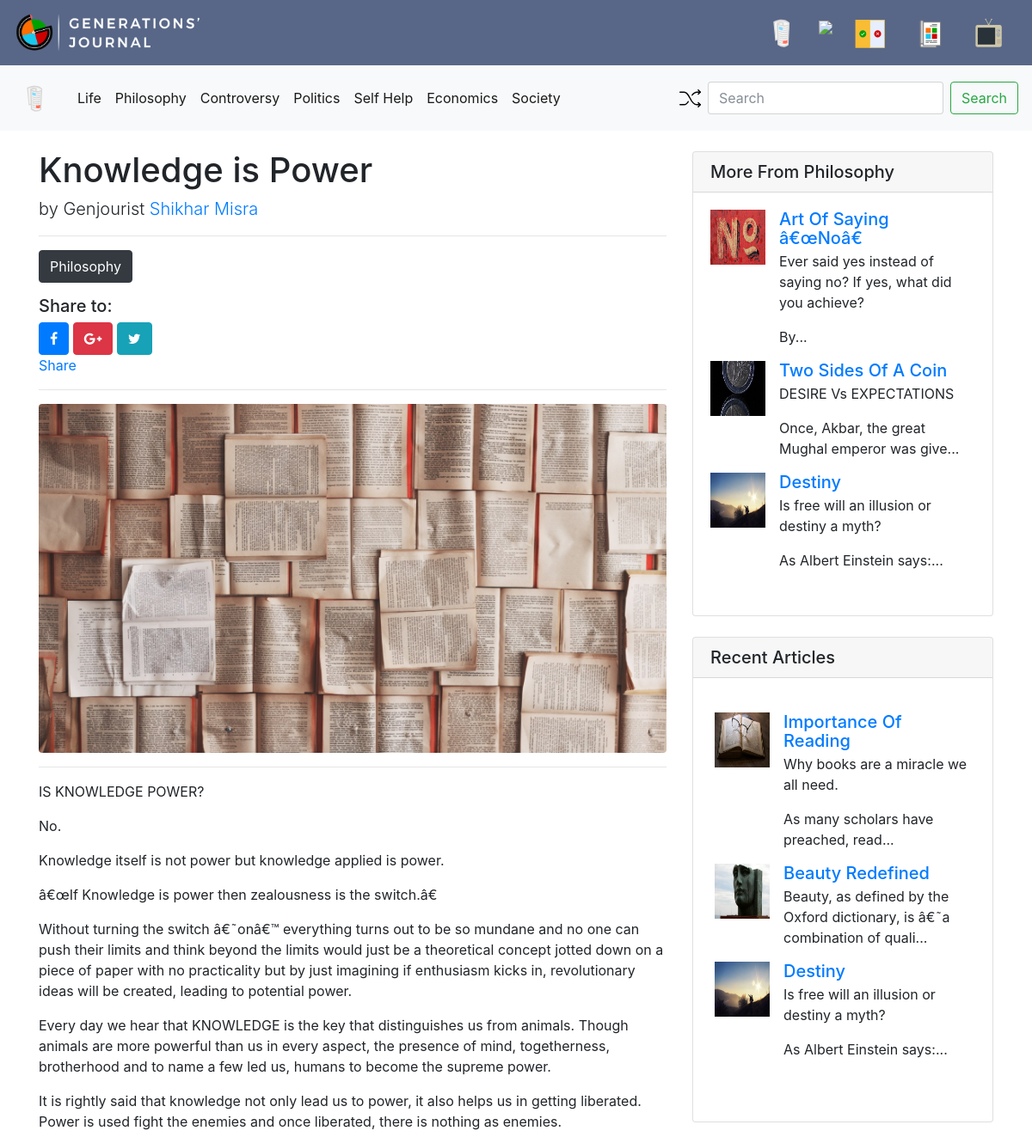
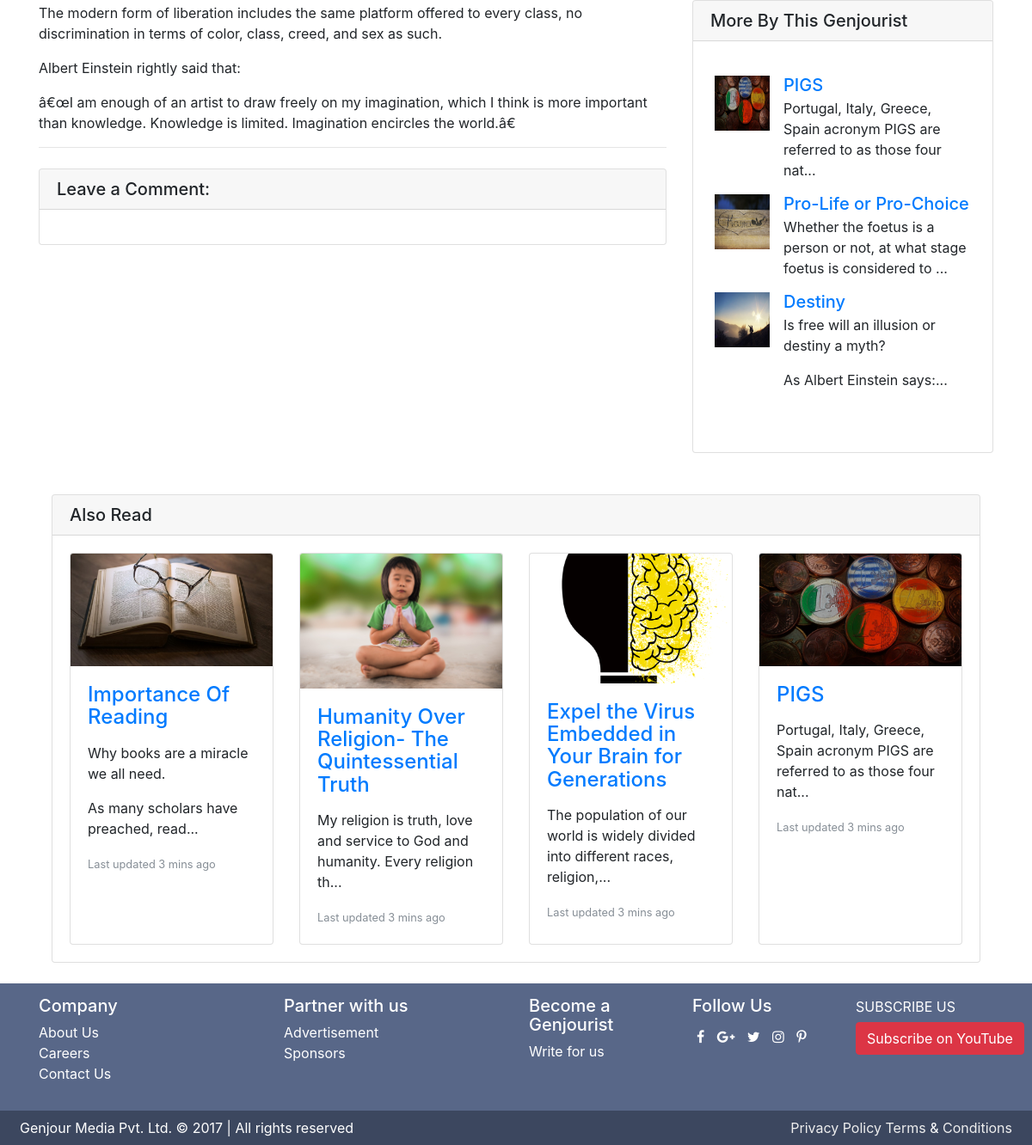
Page /post.php?post_id=24 on the committed database (2 pictures, top to bottom).
### tables this page shows
CREATE TABLE `categories` (
  `id` int(11) NOT NULL,
  `category_name` varchar(100) NOT NULL
);

CREATE TABLE `journals` (
  `post_id` bigint(20) UNSIGNED NOT NULL,
  `post_title` text NOT NULL,
  `post_category` text NOT NULL,
  `genjourist_name` text NOT NULL,
  `post_content` longtext NOT NULL,
  `post_tags` text NOT NULL,
  `post_counter` bigint(20) DEFAULT NULL,
  `post_date` datetime NOT NULL DEFAULT '0000-00-00 00:00:00',
  `post_url` mediumtext NOT NULL,
  `img_url` text NOT NULL
);

### post.php (the view, shortened to what this page needs)
<?php
  include('config/connect.php');
	include('includes/routes.php');
  include('includes/header.php');
  include('includes/category-header.php');
  $post_id = $_GET['post_id'];
  $counter = "UPDATE journals SET post_counter=post_counter+1 WHERE post_id=$post_id";
  $conn->query($counter);
  $query = "SELECT * from journals where post_id = $post_id";
  $journals =$conn->query($query);
  while($row = $journals->fetch_assoc()){
?>
<div class="container">
      <div class="row">
        <div class="col-lg-8">
          <h1 class="mt-4">
          <?php
            echo $row['post_title'];
          ?>
          </h1>
          <p class="lead">
            by Genjourist
            <a href="#"><?php echo $row['genjourist_name']; ?></a>
          </p>
          <hr>
          <p>
          	<button type="button" class="btn btn-dark"><?php echo $row['post_category']?></button>
          	<br> <h5>Share to:</h5>
          	<?php
          		include('functions/sharing.php');
          	?>
          </p>
          <hr>
          <img class="img-fluid rounded" src="<?php echo $row['img_url'];?>" alt="">
          <hr>
          <?php echo $row['post_content']; ?>
          <hr>
          <div class="card my-4">
            <h5 class="card-header">Leave a Comment:</h5>
            <div class="card-body">
            </div>
          </div>
        </div>
<?php
  }
?>
        <div class="col-lg-4">
		<?php
		include('functions/same-category.php');
		?>
		<?php
		include('functions/recent-articles.php');
		?>
		<?php
		include('functions/same-genjourists.php');
		?>
        </div>
      </div>
		<?php
		include('functions/recommended.php');
		?>
    </div>
<?php
	include('includes/footer.php');
?>

### includes/category-header.php (shortened to what this page needs)
<?php
  include('config/connect.php');
  $query = "SELECT * FROM categories";
  $categories =  $conn->query($query);
  $shuffle = "SELECT post_id from journals ORDER BY RAND() LIMIT 1";
  $shuffle_sql = $conn->query($shuffle);
  while ($row = $shuffle_sql->fetch_assoc()) {
    $post_id = $row['post_id'];
  }
?>
<nav class="navbar navbar-expand-lg navbar-light bg-light">
            <a class="navbar-brand" href="journal.php">
                <img src="img/icon/header-icons/journal-hover.svg" width="50" height="50" alt="">
            </a>
  <div class="collapse navbar-collapse" id="navbarTogglerDemo03">
    <ul class="navbar-nav mr-auto mt-2 mt-lg-0">
            <?php
              while($row = $categories ->fetch_assoc()){
            ?>
              <li class="nav-item active">
                <a class="nav-link" href="category.php?category=<?php echo $row["category_name"]; ?>"><?php echo $row["category_name"]; ?></a>
              </li>
              <?php }
              ?>
    </ul>
            <ul class="navbar-nav flex-row ml-md-auto d-none d-md-flex">
          <li class="nav-item">
              <a class="nav-link p-2" href="post.php?post_id=<?php echo $post_id; ?>">
              <img src="img/svg/nav-icons/shuffle-arrows.svg " width="25" height="25" alt="">
              </a>
            </li>
          </ul>
    <form class="form-inline my-2 my-lg-0" method="post">
      <input class="form-control mr-sm-2" type="text" placeholder="Search" aria-label="Search">
      <button class="btn btn-outline-success my-2 my-sm-0" type="submit">Search</button>
    </form>
  </div>
</nav>

### functions/sharing.php (shortened to what this page needs)
<a href="#"><button type="button" class="btn btn-primary"><i class="fa fa-facebook " aria-hidden="true"></i></button></a>
<a href=""><button type="button" class="btn btn-danger"><i class="fa fa-google-plus  " aria-hidden="true"></i></button></a>
<a href=""><button type="button" class="btn btn-info"><i class="fa fa-twitter" aria-hidden="true"></i></button></a>
<div class="fb-share-button" data-href="http://genjour.com/post.php?post_id=18" data-layout="button" data-size="large" data-mobile-iframe="true"><a class="fb-xfbml-parse-ignore" target="_blank" href="https://www.facebook.com/sharer/sharer.php?u=http%3A%2F%2Fgenjour.com%2Fpost.php%3Fpost_id%3D18&amp;src=sdkpreparse">Share</a></div>

### functions/same-category.php
<?php
	include('config/connect.php');
	$post_id = $_GET['post_id'];
	$current_category = "SELECT post_category from journals where post_id = $post_id;";
	$current_category_sql = $conn->query($current_category);
		while($row = $current_category_sql->fetch_assoc())
		{
			$store_category = $row['post_category'];
		}
		$random = "SELECT * FROM journals WHERE post_category='$store_category' AND NOT post_id = $post_id ORDER BY RAND() LIMIT 0,3;";
		$random_sql = $conn->query($random);
?>
          <div class="card my-4">
            <h5 class="card-header">More From <?php echo $store_category; ?></h5>
            <div class="card-body">
            	<ul class="list-unstyled">
            	<?php
            		while ($rows = $random_sql->fetch_assoc()) {
            	?>
				  <li class="media">
				    <img class="d-flex mr-3" src="<?php echo $rows['img_url']; ?>" style="height: 64px; width: 64px" alt="Generic placeholder image">
				    <div class="media-body">
				      <h5 class="mt-0 mb-1"><a href="post.php?post_id=<?php echo $rows['post_id']; ?>"><?php echo $rows['post_title']; ?></a></h5>
				      	<?php
				      		$body = $rows['post_content'];
				      		echo substr($body, 0,80)."...";
				      	?>
				    </div>
				  </li>
				  <?php
				  	}
				  ?>
				</ul>
            </div>
          </div>

### functions/recent-articles.php
<?php
	include('config/connect.php');
	$post_id = $_GET['post_id'];
	$recent = "SELECT * FROM journals WHERE NOT post_id = $post_id ORDER BY post_id DESC LIMIT 0,3;";
	$recent_sql = $conn->query($recent);
?>
          <div class="card my-4">
            <h5 class="card-header">Recent Articles</h5>
            <div class="card-body">
              <div class="row">
            <div class="card-body">
            	<ul class="list-unstyled">
            	<?php
            		while($row = $recent_sql->fetch_assoc())
            		{
            	?>
				  <li class="media">
				    <img class="d-flex mr-3" src="<?php echo $row['img_url']?>" alt="Generic placeholder image" style="height: 64px;width: 64px">
				    <div class="media-body">
				      <h5 class="mt-0 mb-1"><a href="post.php?post_id=<?php echo $row['post_id']; ?>"> <?php echo $row['post_title']; ?></a></h5>
				      <?php
		      		$body = $row['post_content'];
		      		echo substr($body, 0,80)."...";
		      			?>
				    </div>
				  </li>
				  <?php
					}
				  ?>
				</ul>
            </div>
              </div>
            </div>
          </div>

### functions/same-genjourists.php
<?php
	include('config/connect.php');
	$post_id = $_GET['post_id'];
	$genjourist = "SELECT genjourist_name FROM journals WHERE post_id = $post_id ;";
	$genjourist_sql= $conn->query($genjourist);
	while ($row = $genjourist_sql->fetch_assoc()) {
		$current_genjourist =  $row['genjourist_name'];
	}
	$genjourist_article = "SELECT * FROM journals WHERE genjourist_name = '$current_genjourist' AND NOT post_id = $post_id ORDER BY RAND() LIMIT 0,3 ";
	$genjourist_article_sql = $conn->query($genjourist_article);
	$count = "SELECT COUNT(genjourist_name) FROM journals WHERE genjourist_name='$current_genjourist'";
	$count_sql = $conn->query($count);
	$row = mysqli_fetch_row($count_sql);
	$genjourist_count=$row[0];
?>
<?php
	if($genjourist_count<2)
            		{
?>
 <?php
            		}else{
?>
		<div class="card my-4">
            <h5 class="card-header">More By This Genjourist</h5>
            <div class="card-body">
              <div class="row">
            <div class="card-body">
            	<ul class="list-unstyled">
            	<?php
            		while ($row = $genjourist_article_sql->fetch_assoc()) {
            	    ?>
            		<li class="media">
				    <img class="d-flex mr-3" src="<?php echo $row['img_url']?>" alt="Generic placeholder image" style="height: 64px;width: 64px"	>
				    <div class="media-body">
				      <h5 class="mt-0 mb-1"><a href="post.php?post_id=<?php echo $row['post_id']; ?>"> <?php echo $row['post_title']; ?></a></h5>
				      <?php
		      		$body = $row['post_content'];
		      		echo substr($body, 0,80)."...";
		      			?>
				    </div>
				  </li>
				  <?php
					}
				}
            	?>
				</ul>
            </div>
              </div>
            </div>
          </div>

### functions/recommended.php
<?php
	include('config/connect.php');
	$post_id = $_GET['post_id'];
	$recom = "SELECT * FROM journals WHERE NOT post_id = $post_id ORDER BY RAND() LIMIT 0,4;";
	$recom_sql = $conn->query($recom);
?>
	<div class="container">
		          <div class="card my-4">
            <h5 class="card-header">Also Read</h5>
            <div class="card-body">
				<div class="card-deck">
				<?php
					while($row1 = $recom_sql->fetch_assoc()){
						?>
						  <div class="card">
						    <img class="card-img-top" src="<?php echo $row1['img_url']?>" alt="Card image cap" >
						    <div class="card-body">
						      <h4 class="card-title"> <a href="post.php?post_id=<?php echo $row1['post_id']; ?>"> <?php echo $row1['post_title']; ?></a></h4>
						      <p class="card-text">
						      	<?php
						      		$body = $row1['post_content'];
						      		echo substr($body, 0,80)."...";
						      	?>
						      </p>
						      <p class="card-text"><small class="text-muted">Last updated 3 mins ago</small></p>
						    </div>
					  	  </div>
				<?php
					}
				?>
				</div>
            </div>
          </div>
	</div>

### css/header.css (style rules this page uses)
.navbar { background-color: #586788; }

### rows in the picture
categories: category_name "Life"
categories: category_name "Philosophy"
categories: category_name "Controversy"
categories: category_name "Politics"
categories: category_name "Self Help"
categories: category_name "Economics"
categories: category_name "Society"
journals: post_title "Knowledge is Power", genjourist_name "Shikhar Misra", post_category "Philosophy", img_url (picture), post_content "IS KNOWLEDGE POWER? No. Knowledge itself is not power but knowledge applied is power. â€œIf Knowledge is power then zealousness is the switch.â€ Without turning the switch â€˜onâ€™ everything turns out to be so mundane and no one can push their limits and think beyond the limits would just be a theoretical concept jotted down on a piece of paper with no practicality but by just imagining if enthusiasm kicks in, revolutionary ideas will be created, leading to potential power. Every day we hear that KNOWLEDGE is the key that distinguishes us from animals. Though animals are more powerful than us in every aspect, the presence of mind, togetherness, brotherhood and to name a few led us, humans…"
journals: img_url (picture), post_title "Art Of Saying â€œNoâ€", post_content "Ever said yes instead of saying no? If yes, what did you achieve? By"
journals: img_url (picture), post_title "Two Sides Of A Coin", post_content "DESIRE Vs EXPECTATIONS Once, Akbar, the great Mughal emperor was give"
journals: img_url (picture), post_title "Destiny", post_content "Is free will an illusion or destiny a myth? As Albert Einstein says:"
journals: img_url (picture), post_title "Importance Of Reading", post_content "Why books are a miracle we all need. As many scholars have preached, read"
journals: img_url (picture), post_title "Beauty Redefined", post_content "Beauty, as defined by the Oxford dictionary, is â€˜a combination of quali"
journals: img_url (picture), post_title "PIGS", post_content "Portugal, Italy, Greece, Spain acronym PIGS are referred to as those four nat"
journals: img_url (picture), post_title "Pro-Life or Pro-Choice", post_content "Whether the foetus is a person or not, at what stage foetus is considered to"
journals: img_url (picture), post_title "Humanity Over Religion- The Quintessential Truth", post_content "My religion is truth, love and service to God and humanity. Every religion th"
journals: img_url (picture), post_title "Expel the Virus Embedded in Your Brain for Generations", post_content "The population of our world is widely divided into different races, religion,"
